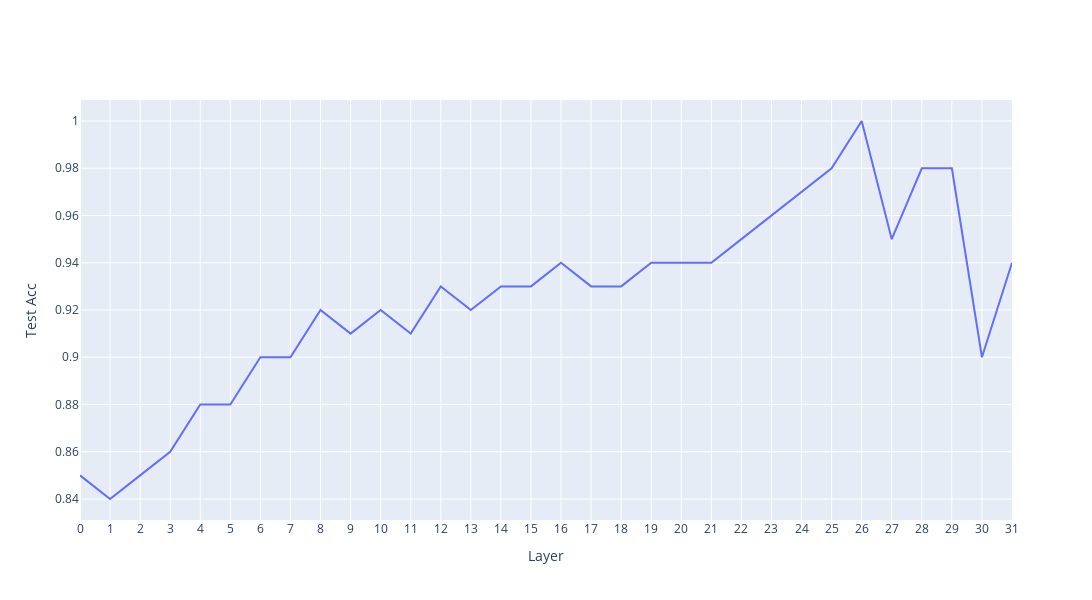

The notebook cell saved with this chart:
### Code cell
# Try last token or mean of all tokens
train_token_acts = defaultdict(list)
test_token_acts = defaultdict(list)
train_size = int(len(all_acts[0]) * 0.8)

train_ids = torch.tensor(np.random.choice(len(all_acts[0]),train_size,replace=False))
test_ids = torch.tensor(list(set(range(len(all_acts[0]))) - set(train_ids)))
train_labels = torch.tensor([all_labels[i] for i in train_ids]).to(device)
test_labels = torch.tensor([all_labels[i] for i in test_ids]).to(device)

for l,act in all_acts.items():
    last_token_act = torch.stack([x.mean(0) for x in act],dim = 0)
    train_token_acts[l] = last_token_act[train_ids].to(device)
    test_token_acts[l] = last_token_act[test_ids].to(device)
    
layer_probe = {}
layer_best = []
for l,train_acts in train_token_acts.items():
    probe,test_acc = train_probe(train_acts,train_labels,test_token_acts[l],test_labels,train_acts.shape[-1],epochs = 20)
    layer_best.append(np.max(test_acc))
    layer_probe[l]=probe

plot_line(layer_best,xlabel = 'Layer',ylabel = 'Test Acc',labels = np.arange(len(layer_best)))

### Figure 1 — Plotly figure (JSON) as saved in the notebook; plotly's stock layout.template omitted (floating-point values rounded to 4 significant figures)
{"data": [{"mode": "lines", "type": "scatter", "x": [0, 1, 2, 3, 4, 5, 6, 7, 8, 9, 10, 11, 12, 13, 14, 15, 16, 17, 18, 19, 20, 21, 22, 23, 24, 25, 26, 27, 28, 29, 30, 31], "y": [0.85, 0.84, 0.85, 0.86, 0.88, 0.88, 0.9, 0.9, 0.92, 0.91, 0.92, 0.91, 0.93, 0.92, 0.93, 0.93, 0.94, 0.93, 0.93, 0.94, 0.94, 0.94, 0.95, 0.96, 0.97, 0.98, 1, 0.95, 0.98, 0.98, 0.9, 0.94]}], "layout": {"height": 600, "title": {}, "width": 1200, "xaxis": {"tickmode": "array", "tickvals": [0, 1, 2, 3, 4, 5, 6, 7, 8, 9, 10, 11, 12, 13, 14, 15, 16, 17, 18, 19, 20, 21, 22, 23, 24, 25, 26, 27, 28, 29, 30, 31], "title": {"text": "Layer"}}, "yaxis": {"title": {"text": "Test Acc"}}}}
